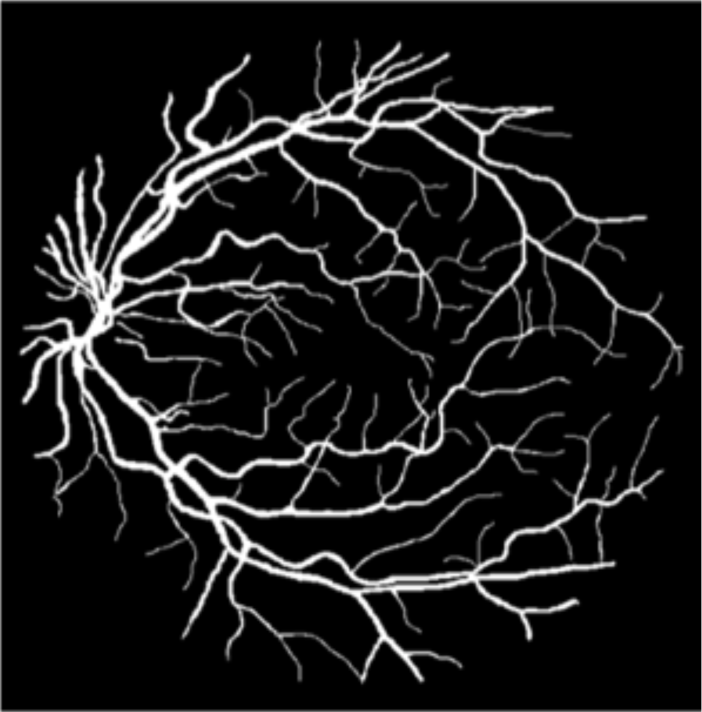
#> input picture images/gt.png, 1404 x 1424 px, found by its file name (shown at 1/2 size)
$ python tmp.py
#> lines starting #> are read from the running program, lines starting #| are printed output that depends on the picture
import cv2
img = cv2.imread("gt.png")
#> img is the input picture: shape (1424, 1404, 3); mean B, G, R 24.6, 24.5, 24.5
img = cv2.resize(img, (300, 300))
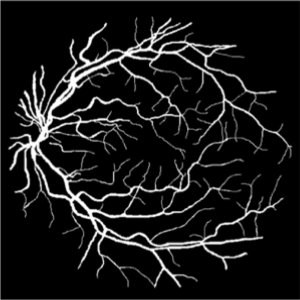
#> img: shape (300, 300, 3); mean B, G, R 24.3, 24.3, 24.3
cv2.imwrite("gt.png", img)
